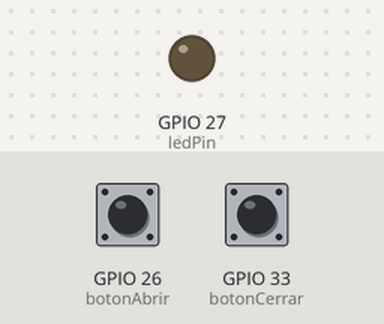
Bench run of a program on a simulated ESP32. On the bench: output pins drawn as LEDs (lit = HIGH). The inputs (shaded band) are chosen by the test bench; at power-on: GPIO 26 (botonAbrir) HIGH, GPIO 33 (botonCerrar) HIGH. WiFi joins after 1.5 s; servers stay silent unless stated; the local clock reads 2024-03-15 10:24:30 at power-on unless the program sets it; the Firebase database answers and starts empty; what the program prints to the serial monitor is not drawn.

Above: at 2.7 s.
2.8 s: GPIO 26 (botonAbrir) pulled LOW for 0.4 s
At 3.7 s:
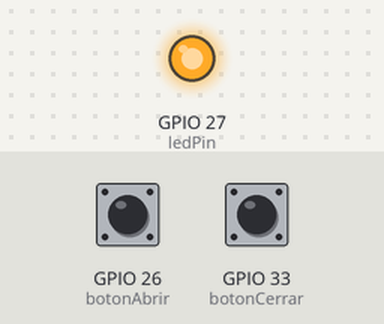
4.7 s: GPIO 33 (botonCerrar) pulled LOW for 0.4 s
At 6.1 s:
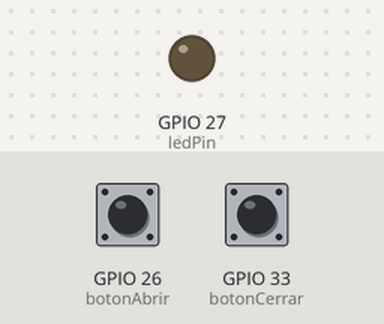
7.7 s: GPIO 26 (botonAbrir) pulled LOW for 1 s
At 9.6 s:
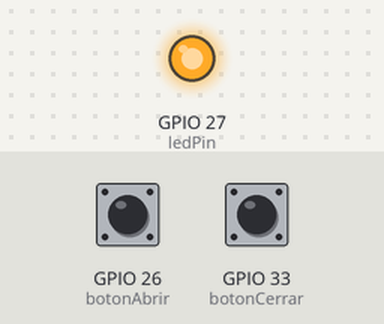
10.2 s: GPIO 33 (botonCerrar) pulled LOW for 1 s
At 12.0 s:
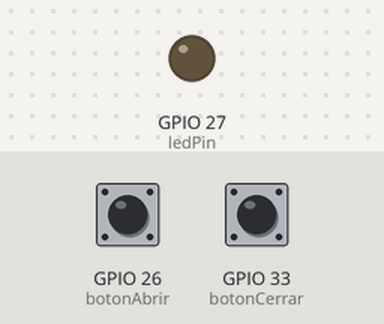
Timing chart, 0 to 13.5 s (numbered marks = the images above; inputs shaded):
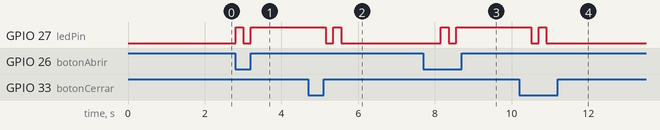

Measured:
- after the input at 2.8 s, GPIO 27 (ledPin): LOW → HIGH at once, → LOW 0.20 s later, → HIGH 0.20 s later
- after the input at 4.7 s, GPIO 27 (ledPin): HIGH → LOW after 0.45 s, → HIGH 0.20 s later, → LOW 0.20 s later
- after the input at 7.7 s, GPIO 27 (ledPin): LOW → HIGH after 0.45 s, → LOW 0.20 s later, → HIGH 0.20 s later
- after the input at 10.2 s, GPIO 27 (ledPin): HIGH → LOW after 0.31 s, → HIGH 0.20 s later, → LOW 0.20 s later

The program:

main.cpp
```cpp
#include <WiFi.h>
#include <Firebase_ESP_Client.h>
#include <time.h>

#define WIFI_SSID "4 WEB B - ito"
#define WIFI_PASSWORD "acosta2025"
#define API_KEY "AIzaSyCs9998eFyNORaiDXo9b2eZuVyGXYrCxvE"
#define DATABASE_URL "https://desarrollo-de-apps-movil-f18ce-default-rtdb.firebaseio.com/"

FirebaseData fbdo;
FirebaseAuth auth;
FirebaseConfig config;

// Pines
const int ledPin = 27;
const int botonAbrir = 26;
const int botonCerrar = 33;

bool estadoPuerta = false; // false = cerrada, true = abierta
bool estadoAnteriorAbrir = HIGH;
bool estadoAnteriorCerrar = HIGH;
unsigned long tiempoUltimaLectura = 0;
const int retardoRebote = 300;

void parpadearLED(int veces);
String obtenerFechaHora();
void leerPulsadores();
void consultarFirebase();
void abrirPuerta();
void cerrarPuerta();
void actualizarFirebase(bool estado);
void registrarHistorial(String accion);

void setup() {
  Serial.begin(115200);

  pinMode(ledPin, OUTPUT);
  pinMode(botonAbrir, INPUT_PULLUP);
  pinMode(botonCerrar, INPUT_PULLUP);

  WiFi.begin(WIFI_SSID, WIFI_PASSWORD);
  Serial.print("Conectando a WiFi");
  while (WiFi.status() != WL_CONNECTED) {
    delay(500);
    Serial.print(".");
  }
  Serial.println("\nWiFi conectado");

  config.api_key = API_KEY;
  config.database_url = DATABASE_URL;

  auth.user.email = "pato@admin.com";
  auth.user.password = "123456";

  Firebase.begin(&config, &auth);
  Firebase.reconnectWiFi(true);

  configTime(-5 * 3600, 0, "pool.ntp.org", "time.nist.gov");

}

void loop() {
  leerPulsadores();
  consultarFirebase();
  delay(500);
}

void leerPulsadores() {
  bool lecturaActualAbrir = digitalRead(botonAbrir);
  bool lecturaActualCerrar = digitalRead(botonCerrar);

  if (estadoAnteriorAbrir == HIGH && lecturaActualAbrir == LOW && (millis() - tiempoUltimaLectura) > retardoRebote) {
    parpadearLED(1);
    abrirPuerta();
    tiempoUltimaLectura = millis();
  }

  if (estadoAnteriorCerrar == HIGH && lecturaActualCerrar == LOW && (millis() - tiempoUltimaLectura) > retardoRebote) {
    parpadearLED(2);
    cerrarPuerta();
    tiempoUltimaLectura = millis();
  }

  estadoAnteriorAbrir = lecturaActualAbrir;
  estadoAnteriorCerrar = lecturaActualCerrar;
}

void abrirPuerta() {
  digitalWrite(ledPin, HIGH);
  estadoPuerta = true;
  actualizarFirebase(true);
  registrarHistorial("Puerta abierta");
  Serial.println("Puerta abierta - LED encendido");
}

void cerrarPuerta() {
  digitalWrite(ledPin, LOW);
  estadoPuerta = false;
  actualizarFirebase(false);
  registrarHistorial("Puerta cerrada");
  Serial.println("Puerta cerrada - LED apagado");
}

void consultarFirebase() {
  if (Firebase.RTDB.getBool(&fbdo, "/ESTADO_OBJETO/estado")) {
    bool estado = fbdo.boolData();
    if (estado != estadoPuerta) {
      if (estado) {
        parpadearLED(1);
        abrirPuerta();
      } else {
        parpadearLED(2);
        cerrarPuerta();
      }
    }
  } else {
    Serial.printf("Error leyendo Firebase: %s\n", fbdo.errorReason().c_str());
  }
}

void actualizarFirebase(bool estado) {
  String fechaHora = obtenerFechaHora();
  Firebase.RTDB.setBool(&fbdo, "/ESTADO_OBJETO/estado", estado);
  Firebase.RTDB.setString(&fbdo, "/ESTADO_OBJETO/fecha", fechaHora);
}

void registrarHistorial(String accion) {
  String fechaHora = obtenerFechaHora();
  String registro = accion;
  registro += " - ";
  registro += fechaHora;

  String ruta = "/HISTORIAL/";
  ruta += String(millis());

  Firebase.RTDB.setString(&fbdo, ruta, registro);
}

void parpadearLED(int veces) {
  for (int i = 0; i < veces; i++) {
    digitalWrite(ledPin, HIGH);
    delay(200);
    digitalWrite(ledPin, LOW);
    delay(200);
  }
}

String obtenerFechaHora() {
  struct tm timeinfo;
  if (!getLocalTime(&timeinfo)) {
    return "Hora no disponible";
  }
  char buffer[25];
  strftime(buffer, sizeof(buffer), "%d/%m/%Y %H:%M:%S", &timeinfo);
  return String(buffer);
}
```
